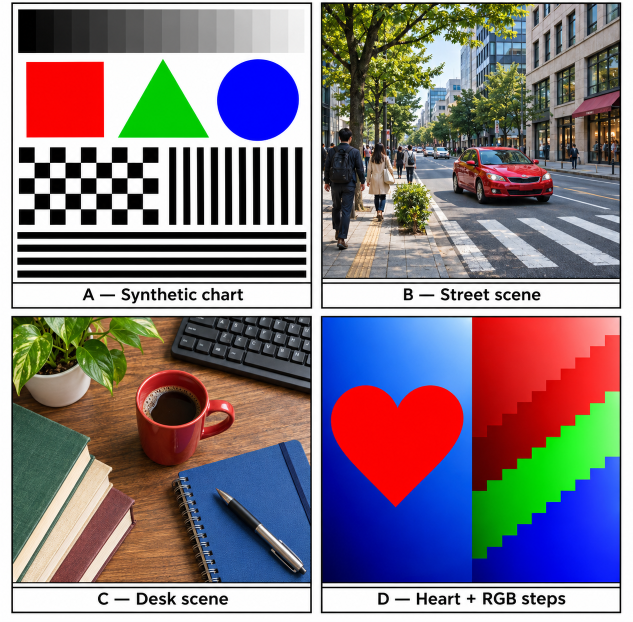
#> input picture hardware/testbench/data/street_256/candidates_source.png, 1265 x 1243 px (shown at 1/2 size)
$ python prepare.py
#> lines starting #> are read from the running program, lines starting #| are printed output that depends on the picture
from pathlib import Path
from PIL import Image
import numpy as np
root=Path(__file__).resolve().parent
source=Image.open(root/'candidates_source.png').convert('RGB')
#> source is the input picture: PIL image 1265x1243 RGB; mean R, G, B 133.3, 122.6, 130.6
print('Contact sheet dimensions:',source.size)
#| Contact sheet dimensions: (1265, 1243)
# Extract candidate B only, excluding its border and caption.
im=source.crop((647,8,1238,555)).resize((256,256),Image.Resampling.LANCZOS)
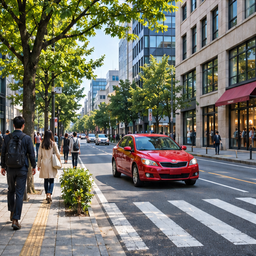
#> im: PIL image 256x256 RGB; mean R, G, B 114.5, 114.8, 103.5
im.save(root/'street_256.png')
a=np.asarray(im,dtype=np.int32)//2
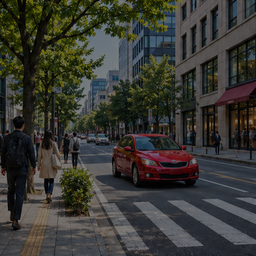
#> a: shape (256, 256, 3) int32; mean R, G, B 57, 57.1, 51.5
w=np.zeros((8,3,3,3),dtype=np.int32)
kernels=[[[1,1,1],[1,1,1],[1,1,1]],
         [[-1,0,1],[-2,0,2],[-1,0,1]],
         [[-1,-2,-1],[0,0,0],[1,2,1]],
         [[0,-1,0],[-1,4,-1],[0,-1,0]]]
for f,kernel in enumerate(kernels): w[f]=np.array(kernel)[:,:,None]
w[4,1,1]=[1,-1,0]; w[5,1,1]=[0,1,-1]; w[6,1,1]=[-1,0,1]; w[7,1,1]=[1,1,1]
padded=np.pad(a,((1,1),(1,1),(0,0)))
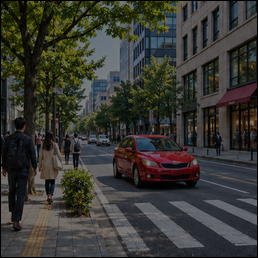
#> padded: shape (258, 258, 3) int32; mean R, G, B 56.1, 56.2, 50.7
expected=np.zeros((256,256,8),dtype=np.int32)
for ky in range(3):
 for kx in range(3):
  for ch in range(3):
   expected+=padded[ky:ky+256,kx:kx+256,ch,None]*w[:,ky,kx,ch]
(root/'pixels.mem').write_text('\n'.join(f'{int(v):02x}' for v in a.flat)+'\n')
(root/'weights.mem').write_text('\n'.join(f'{int(v)&255:02x}' for v in w.flat)+'\n')
(root/'expected.mem').write_text('\n'.join(f'{int(v)&0xffffffff:08x}' for v in expected.flat)+'\n')
np.save(root/'expected.npy',expected)
print('Prepared 196608 input bytes, 216 weights, 524288 reference outputs.')
